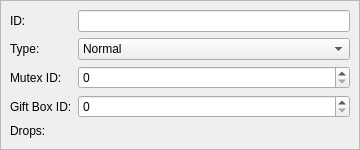
<?xml version="1.0" encoding="UTF-8"?>
<ui version="4.0">
 <class>DropSetProperties</class>
 <widget class="QWidget" name="DropSetProperties">
  <property name="geometry">
   <rect>
    <x>0</x>
    <y>0</y>
    <width>360</width>
    <height>150</height>
   </rect>
  </property>
  <layout class="QVBoxLayout" name="layoutMain">
   <property name="leftMargin">
    <number>0</number>
   </property>
   <property name="topMargin">
    <number>0</number>
   </property>
   <property name="rightMargin">
    <number>0</number>
   </property>
   <property name="bottomMargin">
    <number>0</number>
   </property>
   <item>
    <widget class="QScrollArea" name="scrollArea">
     <property name="widgetResizable">
      <bool>true</bool>
     </property>
     <widget class="QWidget" name="scrollAreaWidget">
      <property name="geometry">
       <rect>
        <x>0</x>
        <y>0</y>
        <width>358</width>
        <height>148</height>
       </rect>
      </property>
      <layout class="QFormLayout" name="layoutScrollArea">
       <item row="0" column="0">
        <widget class="QLabel" name="lblID">
         <property name="text">
          <string>ID:</string>
         </property>
        </widget>
       </item>
       <item row="0" column="1">
        <widget class="QLineEdit" name="id">
         <property name="readOnly">
          <bool>true</bool>
         </property>
        </widget>
       </item>
       <item row="1" column="0">
        <widget class="QLabel" name="lblType">
         <property name="text">
          <string>Type:</string>
         </property>
        </widget>
       </item>
       <item row="1" column="1">
        <widget class="QComboBox" name="type">
         <item>
          <property name="text">
           <string>Normal</string>
          </property>
         </item>
         <item>
          <property name="text">
           <string>DESTINY</string>
          </property>
         </item>
        </widget>
       </item>
       <item row="2" column="0">
        <widget class="QLabel" name="lblMutexID">
         <property name="text">
          <string>Mutex ID:</string>
         </property>
        </widget>
       </item>
       <item row="2" column="1">
        <widget class="QSpinBox" name="mutexID">
         <property name="maximum">
          <number>2147483647</number>
         </property>
        </widget>
       </item>
       <item row="3" column="0">
        <widget class="QLabel" name="lblGiftBoxID">
         <property name="text">
          <string>Gift Box ID:</string>
         </property>
        </widget>
       </item>
       <item row="3" column="1">
        <widget class="QSpinBox" name="giftBoxID">
         <property name="maximum">
          <number>2147483647</number>
         </property>
        </widget>
       </item>
       <item row="4" column="0">
        <widget class="QLabel" name="lblDrops">
         <property name="text">
          <string>Drops:</string>
         </property>
        </widget>
       </item>
       <item row="4" column="1">
        <widget class="DynamicList" name="drops" native="true"/>
       </item>
      </layout>
     </widget>
    </widget>
   </item>
  </layout>
 </widget>
 <customwidgets>
  <customwidget>
   <class>DynamicList</class>
   <extends>QWidget</extends>
   <header>DynamicList.h</header>
   <container>1</container>
  </customwidget>
 </customwidgets>
 <resources/>
 <connections/>
</ui>
